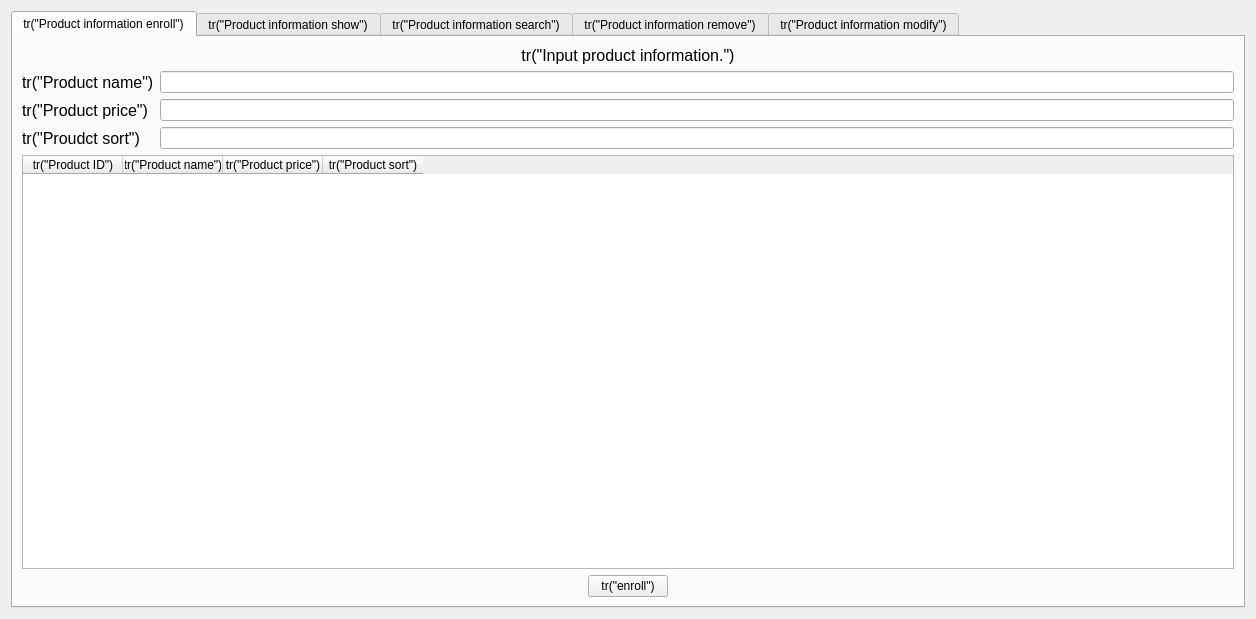
<?xml version="1.0" encoding="UTF-8"?>
<ui version="4.0">
 <class>ProductHandlerForm</class>
 <widget class="QWidget" name="ProductHandlerForm">
  <property name="geometry">
   <rect>
    <x>0</x>
    <y>0</y>
    <width>1256</width>
    <height>619</height>
   </rect>
  </property>
  <property name="windowTitle">
   <string>Form</string>
  </property>
  <layout class="QVBoxLayout" name="verticalLayout_12">
   <item>
    <widget class="QTabWidget" name="tabWidget">
     <property name="minimumSize">
      <size>
       <width>630</width>
       <height>340</height>
      </size>
     </property>
     <property name="currentIndex">
      <number>0</number>
     </property>
     <widget class="QWidget" name="productInfoEnrollTab">
      <attribute name="title">
       <string>tr(&quot;Product information enroll&quot;)</string>
      </attribute>
      <layout class="QVBoxLayout" name="verticalLayout_2">
       <item>
        <layout class="QVBoxLayout" name="verticalLayout">
         <item>
          <widget class="QLabel" name="infoLabel1">
           <property name="maximumSize">
            <size>
             <width>16777215</width>
             <height>25</height>
            </size>
           </property>
           <property name="font">
            <font>
             <pointsize>12</pointsize>
            </font>
           </property>
           <property name="text">
            <string>tr(&quot;Input product information.&quot;)</string>
           </property>
           <property name="alignment">
            <set>Qt::AlignCenter</set>
           </property>
           <property name="buddy">
            <cstring>nameLineEdit1</cstring>
           </property>
          </widget>
         </item>
         <item>
          <layout class="QGridLayout" name="gridLayout">
           <item row="0" column="0">
            <widget class="QLabel" name="nameLabel1">
             <property name="font">
              <font>
               <pointsize>12</pointsize>
              </font>
             </property>
             <property name="text">
              <string>tr(&quot;Product name&quot;)</string>
             </property>
             <property name="buddy">
              <cstring>nameLineEdit1</cstring>
             </property>
            </widget>
           </item>
           <item row="0" column="1">
            <widget class="QLineEdit" name="nameLineEdit1"/>
           </item>
           <item row="1" column="0">
            <widget class="QLabel" name="priceLabel1">
             <property name="font">
              <font>
               <pointsize>12</pointsize>
              </font>
             </property>
             <property name="text">
              <string>tr(&quot;Product price&quot;)</string>
             </property>
             <property name="buddy">
              <cstring>priceLineEdit1</cstring>
             </property>
            </widget>
           </item>
           <item row="1" column="1">
            <widget class="QLineEdit" name="priceLineEdit1"/>
           </item>
           <item row="2" column="0">
            <widget class="QLabel" name="sortLabel1">
             <property name="font">
              <font>
               <pointsize>12</pointsize>
              </font>
             </property>
             <property name="text">
              <string>tr(&quot;Proudct sort&quot;)</string>
             </property>
             <property name="buddy">
              <cstring>sortLineEdit1</cstring>
             </property>
            </widget>
           </item>
           <item row="2" column="1">
            <widget class="QLineEdit" name="sortLineEdit1"/>
           </item>
          </layout>
         </item>
         <item>
          <widget class="QTableWidget" name="tableWidget1">
           <property name="editTriggers">
            <set>QAbstractItemView::NoEditTriggers</set>
           </property>
           <column>
            <property name="text">
             <string>tr(&quot;Product ID&quot;)</string>
            </property>
           </column>
           <column>
            <property name="text">
             <string>tr(&quot;Product name&quot;)</string>
            </property>
           </column>
           <column>
            <property name="text">
             <string>tr(&quot;Product price&quot;)</string>
            </property>
           </column>
           <column>
            <property name="text">
             <string>tr(&quot;Product sort&quot;)</string>
            </property>
           </column>
          </widget>
         </item>
         <item>
          <layout class="QHBoxLayout" name="horizontalLayout">
           <item>
            <spacer name="horizontalSpacer">
             <property name="orientation">
              <enum>Qt::Horizontal</enum>
             </property>
             <property name="sizeHint" stdset="0">
              <size>
               <width>40</width>
               <height>20</height>
              </size>
             </property>
            </spacer>
           </item>
           <item>
            <widget class="QPushButton" name="enrollPushButton">
             <property name="text">
              <string>tr(&quot;enroll&quot;)</string>
             </property>
            </widget>
           </item>
           <item>
            <spacer name="horizontalSpacer_3">
             <property name="orientation">
              <enum>Qt::Horizontal</enum>
             </property>
             <property name="sizeHint" stdset="0">
              <size>
               <width>40</width>
               <height>20</height>
              </size>
             </property>
            </spacer>
           </item>
          </layout>
         </item>
        </layout>
       </item>
      </layout>
     </widget>
     <widget class="QWidget" name="productInfoShowTab">
      <attribute name="title">
       <string>tr(&quot;Product information show&quot;)</string>
      </attribute>
      <layout class="QVBoxLayout" name="verticalLayout_4">
       <item>
        <layout class="QVBoxLayout" name="verticalLayout_3">
         <item>
          <widget class="QLabel" name="infoLabel2">
           <property name="maximumSize">
            <size>
             <width>16777215</width>
             <height>25</height>
            </size>
           </property>
           <property name="font">
            <font>
             <pointsize>12</pointsize>
            </font>
           </property>
           <property name="text">
            <string>tr(&quot;Current product information show&quot;)</string>
           </property>
           <property name="alignment">
            <set>Qt::AlignCenter</set>
           </property>
          </widget>
         </item>
         <item>
          <widget class="QTableWidget" name="tableWidget2">
           <property name="editTriggers">
            <set>QAbstractItemView::NoEditTriggers</set>
           </property>
           <column>
            <property name="text">
             <string>tr(&quot;Product ID&quot;)</string>
            </property>
           </column>
           <column>
            <property name="text">
             <string>tr(&quot;Product name&quot;)</string>
            </property>
           </column>
           <column>
            <property name="text">
             <string>tr(&quot;Product price&quot;)</string>
            </property>
           </column>
           <column>
            <property name="text">
             <string>tr(&quot;Product sort&quot;)</string>
            </property>
           </column>
          </widget>
         </item>
         <item>
          <layout class="QHBoxLayout" name="horizontalLayout_2"/>
         </item>
        </layout>
       </item>
      </layout>
     </widget>
     <widget class="QWidget" name="productInfoSearchTab">
      <attribute name="title">
       <string>tr(&quot;Product information search&quot;)</string>
      </attribute>
      <layout class="QVBoxLayout" name="verticalLayout_6">
       <item>
        <layout class="QVBoxLayout" name="verticalLayout_5">
         <item>
          <widget class="QLabel" name="infoLabel3">
           <property name="maximumSize">
            <size>
             <width>16777215</width>
             <height>25</height>
            </size>
           </property>
           <property name="font">
            <font>
             <pointsize>12</pointsize>
            </font>
           </property>
           <property name="text">
            <string>tr(&quot;Input product ID to search product information.&quot;)</string>
           </property>
           <property name="alignment">
            <set>Qt::AlignCenter</set>
           </property>
          </widget>
         </item>
         <item>
          <spacer name="verticalSpacer_4">
           <property name="orientation">
            <enum>Qt::Vertical</enum>
           </property>
           <property name="sizeType">
            <enum>QSizePolicy::Fixed</enum>
           </property>
           <property name="sizeHint" stdset="0">
            <size>
             <width>20</width>
             <height>17</height>
            </size>
           </property>
          </spacer>
         </item>
         <item>
          <widget class="QLineEdit" name="searchLineEdit"/>
         </item>
         <item>
          <spacer name="verticalSpacer_5">
           <property name="orientation">
            <enum>Qt::Vertical</enum>
           </property>
           <property name="sizeType">
            <enum>QSizePolicy::Fixed</enum>
           </property>
           <property name="sizeHint" stdset="0">
            <size>
             <width>20</width>
             <height>13</height>
            </size>
           </property>
          </spacer>
         </item>
         <item>
          <widget class="QTableWidget" name="tableWidget3">
           <property name="editTriggers">
            <set>QAbstractItemView::NoEditTriggers</set>
           </property>
           <column>
            <property name="text">
             <string>tr(&quot;Product ID&quot;)</string>
            </property>
           </column>
           <column>
            <property name="text">
             <string>tr(&quot;Product name&quot;)</string>
            </property>
           </column>
           <column>
            <property name="text">
             <string>tr(&quot;Product price&quot;)</string>
            </property>
           </column>
           <column>
            <property name="text">
             <string>tr(&quot;Product sort&quot;)</string>
            </property>
           </column>
          </widget>
         </item>
         <item>
          <layout class="QHBoxLayout" name="horizontalLayout_4">
           <item>
            <spacer name="horizontalSpacer_10">
             <property name="orientation">
              <enum>Qt::Horizontal</enum>
             </property>
             <property name="sizeHint" stdset="0">
              <size>
               <width>40</width>
               <height>20</height>
              </size>
             </property>
            </spacer>
           </item>
           <item>
            <widget class="QPushButton" name="searchPushButton">
             <property name="text">
              <string>tr(&quot;search&quot;)</string>
             </property>
            </widget>
           </item>
           <item>
            <spacer name="horizontalSpacer_12">
             <property name="orientation">
              <enum>Qt::Horizontal</enum>
             </property>
             <property name="sizeHint" stdset="0">
              <size>
               <width>40</width>
               <height>20</height>
              </size>
             </property>
            </spacer>
           </item>
          </layout>
         </item>
        </layout>
       </item>
      </layout>
     </widget>
     <widget class="QWidget" name="productInfoRemoveTab">
      <attribute name="title">
       <string>tr(&quot;Product information remove&quot;)</string>
      </attribute>
      <layout class="QVBoxLayout" name="verticalLayout_8">
       <item>
        <layout class="QVBoxLayout" name="verticalLayout_7">
         <item>
          <widget class="QLabel" name="infoLabel4">
           <property name="maximumSize">
            <size>
             <width>16777215</width>
             <height>25</height>
            </size>
           </property>
           <property name="font">
            <font>
             <pointsize>12</pointsize>
            </font>
           </property>
           <property name="text">
            <string>tr(&quot;Select row to remove&quot;)</string>
           </property>
           <property name="alignment">
            <set>Qt::AlignCenter</set>
           </property>
          </widget>
         </item>
         <item>
          <widget class="QTableWidget" name="tableWidget4">
           <property name="editTriggers">
            <set>QAbstractItemView::NoEditTriggers</set>
           </property>
           <column>
            <property name="text">
             <string>tr(&quot;Product ID&quot;)</string>
            </property>
           </column>
           <column>
            <property name="text">
             <string>tr(&quot;Product name'&quot;)</string>
            </property>
           </column>
           <column>
            <property name="text">
             <string>tr(&quot;Product price&quot;)</string>
            </property>
           </column>
           <column>
            <property name="text">
             <string>tr(&quot;Product sort&quot;)</string>
            </property>
           </column>
          </widget>
         </item>
         <item>
          <layout class="QHBoxLayout" name="horizontalLayout_3">
           <item>
            <spacer name="horizontalSpacer_9">
             <property name="orientation">
              <enum>Qt::Horizontal</enum>
             </property>
             <property name="sizeHint" stdset="0">
              <size>
               <width>40</width>
               <height>20</height>
              </size>
             </property>
            </spacer>
           </item>
           <item>
            <widget class="QPushButton" name="removePushButton">
             <property name="text">
              <string>tr(&quot;remove&quot;)</string>
             </property>
            </widget>
           </item>
           <item>
            <spacer name="horizontalSpacer_16">
             <property name="orientation">
              <enum>Qt::Horizontal</enum>
             </property>
             <property name="sizeHint" stdset="0">
              <size>
               <width>40</width>
               <height>20</height>
              </size>
             </property>
            </spacer>
           </item>
          </layout>
         </item>
        </layout>
       </item>
      </layout>
     </widget>
     <widget class="QWidget" name="productInfoModifyTab">
      <attribute name="title">
       <string>tr(&quot;Product information modify&quot;)</string>
      </attribute>
      <layout class="QVBoxLayout" name="verticalLayout_11">
       <item>
        <layout class="QVBoxLayout" name="verticalLayout_10">
         <item>
          <widget class="QLabel" name="infoLabel5">
           <property name="maximumSize">
            <size>
             <width>16777215</width>
             <height>25</height>
            </size>
           </property>
           <property name="font">
            <font>
             <pointsize>12</pointsize>
            </font>
           </property>
           <property name="text">
            <string>tr(&quot;Select row to modify&quot;)</string>
           </property>
           <property name="alignment">
            <set>Qt::AlignCenter</set>
           </property>
          </widget>
         </item>
         <item>
          <widget class="QSplitter" name="splitter">
           <property name="orientation">
            <enum>Qt::Horizontal</enum>
           </property>
           <widget class="QTableWidget" name="tableWidget5">
            <property name="minimumSize">
             <size>
              <width>600</width>
              <height>470</height>
             </size>
            </property>
            <property name="editTriggers">
             <set>QAbstractItemView::NoEditTriggers</set>
            </property>
            <property name="tabKeyNavigation">
             <bool>true</bool>
            </property>
            <property name="showDropIndicator" stdset="0">
             <bool>true</bool>
            </property>
            <property name="dragDropOverwriteMode">
             <bool>true</bool>
            </property>
            <column>
             <property name="text">
              <string>tr(&quot;Product ID&quot;)</string>
             </property>
            </column>
            <column>
             <property name="text">
              <string>tr(&quot;Product name&quot;)</string>
             </property>
            </column>
            <column>
             <property name="text">
              <string>tr(&quot;Product price&quot;)</string>
             </property>
            </column>
            <column>
             <property name="text">
              <string>tr(&quot;Product sort&quot;)</string>
             </property>
            </column>
           </widget>
           <widget class="QWidget" name="">
            <layout class="QVBoxLayout" name="verticalLayout_9">
             <item>
              <layout class="QGridLayout" name="gridLayout_2">
               <item row="3" column="0">
                <widget class="QLabel" name="sortLabel2">
                 <property name="font">
                  <font>
                   <pointsize>12</pointsize>
                  </font>
                 </property>
                 <property name="text">
                  <string>tr(&quot;Product Sort&quot;)</string>
                 </property>
                 <property name="buddy">
                  <cstring>sortLineEdit2</cstring>
                 </property>
                </widget>
               </item>
               <item row="0" column="1">
                <widget class="QLineEdit" name="idLineEdit">
                 <property name="readOnly">
                  <bool>true</bool>
                 </property>
                </widget>
               </item>
               <item row="1" column="1">
                <widget class="QLineEdit" name="nameLineEdit2"/>
               </item>
               <item row="3" column="1">
                <widget class="QLineEdit" name="sortLineEdit2"/>
               </item>
               <item row="2" column="0">
                <widget class="QLabel" name="priceLabel2">
                 <property name="font">
                  <font>
                   <pointsize>12</pointsize>
                  </font>
                 </property>
                 <property name="text">
                  <string>tr(&quot;Product Price&quot;)</string>
                 </property>
                 <property name="buddy">
                  <cstring>priceLineEdit2</cstring>
                 </property>
                </widget>
               </item>
               <item row="0" column="0">
                <widget class="QLabel" name="idLabel">
                 <property name="font">
                  <font>
                   <pointsize>12</pointsize>
                  </font>
                 </property>
                 <property name="text">
                  <string>tr(&quot;Product ID&quot;)</string>
                 </property>
                 <property name="buddy">
                  <cstring>idLineEdit</cstring>
                 </property>
                </widget>
               </item>
               <item row="2" column="1">
                <widget class="QLineEdit" name="priceLineEdit2"/>
               </item>
               <item row="1" column="0">
                <widget class="QLabel" name="nameLabel2">
                 <property name="font">
                  <font>
                   <pointsize>12</pointsize>
                  </font>
                 </property>
                 <property name="text">
                  <string>tr(&quot;Product Name&quot;)</string>
                 </property>
                 <property name="buddy">
                  <cstring>nameLineEdit2</cstring>
                 </property>
                </widget>
               </item>
              </layout>
             </item>
             <item>
              <spacer name="verticalSpacer">
               <property name="orientation">
                <enum>Qt::Vertical</enum>
               </property>
               <property name="sizeHint" stdset="0">
                <size>
                 <width>20</width>
                 <height>40</height>
                </size>
               </property>
              </spacer>
             </item>
            </layout>
           </widget>
          </widget>
         </item>
         <item>
          <layout class="QHBoxLayout" name="horizontalLayout_5">
           <item>
            <spacer name="horizontalSpacer_13">
             <property name="orientation">
              <enum>Qt::Horizontal</enum>
             </property>
             <property name="sizeHint" stdset="0">
              <size>
               <width>40</width>
               <height>20</height>
              </size>
             </property>
            </spacer>
           </item>
           <item>
            <widget class="QPushButton" name="modifyPushButton">
             <property name="text">
              <string>tr(&quot;modify&quot;)</string>
             </property>
            </widget>
           </item>
           <item>
            <spacer name="horizontalSpacer_15">
             <property name="orientation">
              <enum>Qt::Horizontal</enum>
             </property>
             <property name="sizeHint" stdset="0">
              <size>
               <width>40</width>
               <height>20</height>
              </size>
             </property>
            </spacer>
           </item>
          </layout>
         </item>
        </layout>
       </item>
      </layout>
     </widget>
    </widget>
   </item>
  </layout>
 </widget>
 <resources/>
 <connections/>
</ui>
